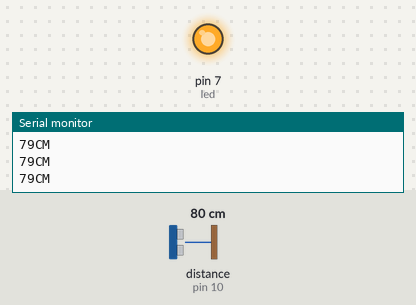
This sketch was run on a simulated Arduino Uno, built with avr-gcc and run on an emulated ATmega328P. Parts: output pins drawn as LEDs (lit = HIGH), the last lines printed to the serial monitor. Wiring (inferred from the names in the program): ultrasonic range finder: trigger pin 9; echo pin 10. Inputs (shaded band) come from the test bench; at power-on: distance to the obstacle (sensor on pin 10) 80 cm. The echo pulse lasts 58.3 µs per cm; pins used as bus, display or sensor lines are not drawn.

Above: at 1.2 s.
1.3 s: distance to the obstacle (sensor on pin 10) set to 195 cm
2.8 s: distance to the obstacle (sensor on pin 10) set to 206 cm
At 4.1 s:
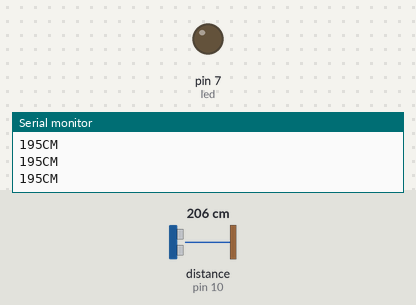
4.4 s: distance to the obstacle (sensor on pin 10) set to 2 cm
At 5.7 s:
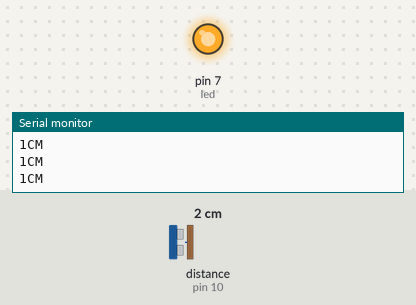
6.0 s: distance to the obstacle (sensor on pin 10) set to 250 cm
At 7.4 s:
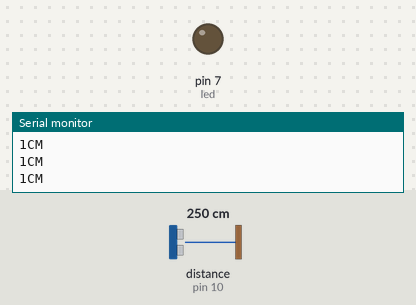
Timing chart, 0 to 8.6 s (numbered marks = the images above; inputs shaded):
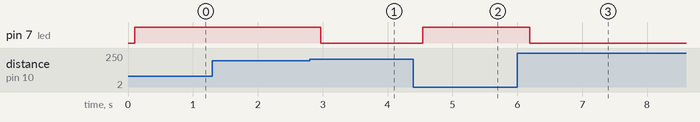

Measured:
- the behaviour switches between 200 and 201 cm on distance to the obstacle (sensor on pin 10) (found by bisection; images 0 and 1)
- after the input at 2.8 s, pin 7 (led): HIGH → LOW after 0.17 s
- after the input at 4.4 s, pin 7 (led): LOW → HIGH after 0.15 s
- after the input at 6.0 s, pin 7 (led): HIGH → LOW after 0.19 s

The sketch:

sensor_arduinoCode.ino
```cpp
int trigPin = 9;
int echoPin = 10;
int led = 7;


void setup() {
  Serial.begin(9600);
   pinMode(led, OUTPUT);
   pinMode(trigPin, OUTPUT);
  pinMode(echoPin, INPUT);
  // put your setup code here, to run once:

}

void loop() {
  long duration, distance;
  digitalWrite(trigPin,HIGH);
  delayMicroseconds(1000);
  digitalWrite(trigPin, LOW);
  duration=pulseIn(echoPin, HIGH);
  distance =(duration/2)/29.1;
  delay(100);


 if((distance<=200))
  {
    digitalWrite(led, HIGH);
       Serial.print(distance);
    Serial.println("CM");

}
   else if(distance>200)
 {
     digitalWrite(led, LOW);
   }
}
```
